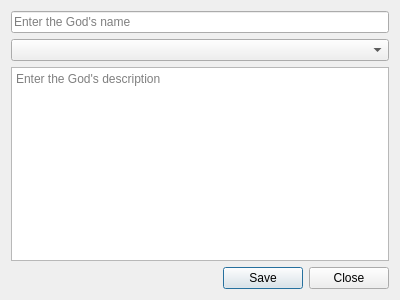
<?xml version="1.0" encoding="UTF-8"?>
<ui version="4.0">
 <class>GodForm</class>
 <widget class="QDialog" name="GodForm">
  <property name="geometry">
   <rect>
    <x>0</x>
    <y>0</y>
    <width>400</width>
    <height>300</height>
   </rect>
  </property>
  <property name="windowTitle">
   <string>Dialog</string>
  </property>
  <layout class="QVBoxLayout" name="verticalLayout">
   <item>
    <widget class="QLineEdit" name="nameLineEdit">
     <property name="placeholderText">
      <string>Enter the God's name</string>
     </property>
    </widget>
   </item>
   <item>
    <widget class="QComboBox" name="polarityCombo">
     <property name="placeholderText">
      <string>Select the God's polarity</string>
     </property>
    </widget>
   </item>
   <item>
    <widget class="QTextEdit" name="descriptionTextEdit">
     <property name="placeholderText">
      <string>Enter the God's description</string>
     </property>
    </widget>
   </item>
   <item>
    <layout class="QHBoxLayout" name="horizontalLayout">
     <item>
      <spacer name="horizontalSpacer">
       <property name="orientation">
        <enum>Qt::Orientation::Horizontal</enum>
       </property>
       <property name="sizeHint" stdset="0">
        <size>
         <width>40</width>
         <height>20</height>
        </size>
       </property>
      </spacer>
     </item>
     <item>
      <widget class="QPushButton" name="saveButton">
       <property name="text">
        <string>Save</string>
       </property>
      </widget>
     </item>
     <item>
      <widget class="QPushButton" name="closeButton">
       <property name="text">
        <string>Close</string>
       </property>
      </widget>
     </item>
    </layout>
   </item>
  </layout>
 </widget>
 <resources/>
 <connections/>
</ui>
